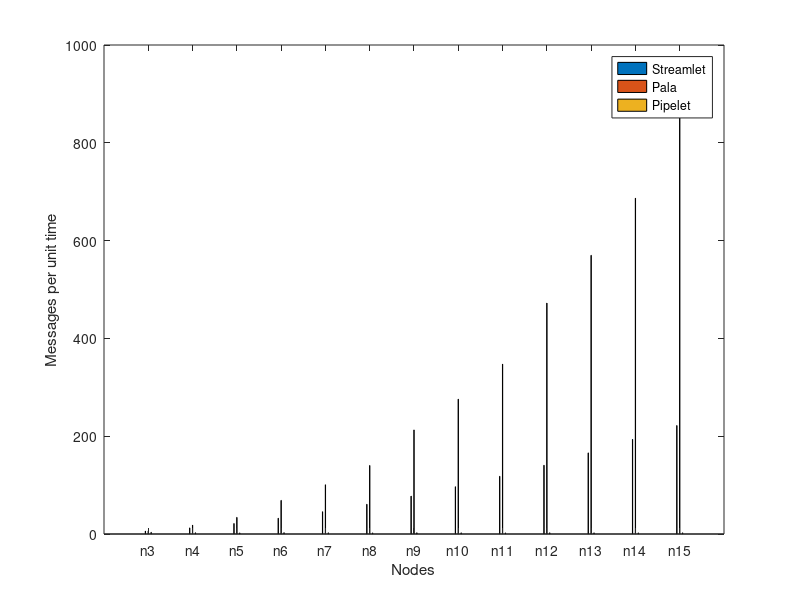

MATLAB code for this plot:
stream_total_message = [55158; 150535; 322672; 582971; 958548; 1461219; 2092792; 2902260; 3896900; 5064397; 6472488; 8117665; 9986316 ];
pala_total_message = [57265; 217297; 510832; 1238983; 2116094; 3364929; 5747921; 8275426; 11463775; 17002354; 22229340; 28839554; 39186284];
pipelet_total_message = [31831; 32315; 34999; 50840; 54165; 56992; 71767; 75735; 78327; 93529; 96805; 100659; 115471];

for k = 1: length(stream_total_message)
    y = (k+2)*3000;
    z = stream_total_message(k);
    c = z/y;
    stream_total_message(k) = c;
end

for k = 1: length(pala_total_message)
    y = (k+2)*3000;
    z = pala_total_message(k);
    c = z/y;
    pala_total_message(k) = c;
end

for k = 1: length(pipelet_total_message)
    y = (k+2)*3000;
    z = pipelet_total_message(k);
    c = z/y;
    pipelet_total_message(k) = c;
end

bar_vals= [stream_total_message, pala_total_message, pipelet_total_message];

bar(bar_vals, 0.3)
name={'n3','n4','n5','n6','n7','n8','n9','n10','n11','n12','n13','n14','n15'};
set(gca,'xticklabel',name);
ylabel('Messages per unit time');
xlabel('Nodes');
legend('Streamlet','Pala', 'Pipelet');